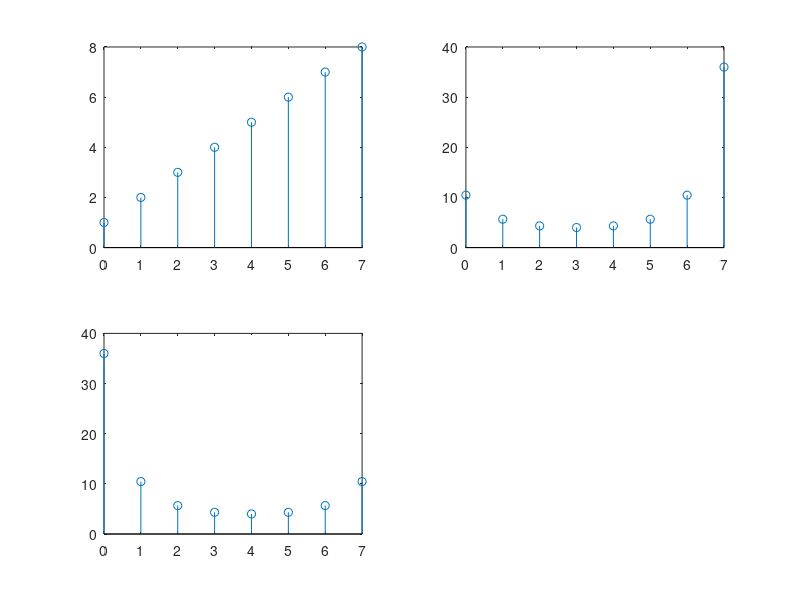

Write the MATLAB code that produced this figure.
X =[1 2 3 4 5 6 7 8];
x= transpose(X);
N = length(x);
y = zeros(1,N);
for k = 1: N
    for n = 1:N 
        y(k) = y(k) + (x(n).*exp(((-1j)*2*pi*k *n/N)));
    end
end



time = 0: N-1;
subplot(2,2,1);
stem(time,x);

mag1 = abs(y);
subplot(2,2,2);
stem(time,mag1);

Y = fft(x,N);
mag2 = abs(Y);
subplot(2,2,3);
stem(time,mag2);